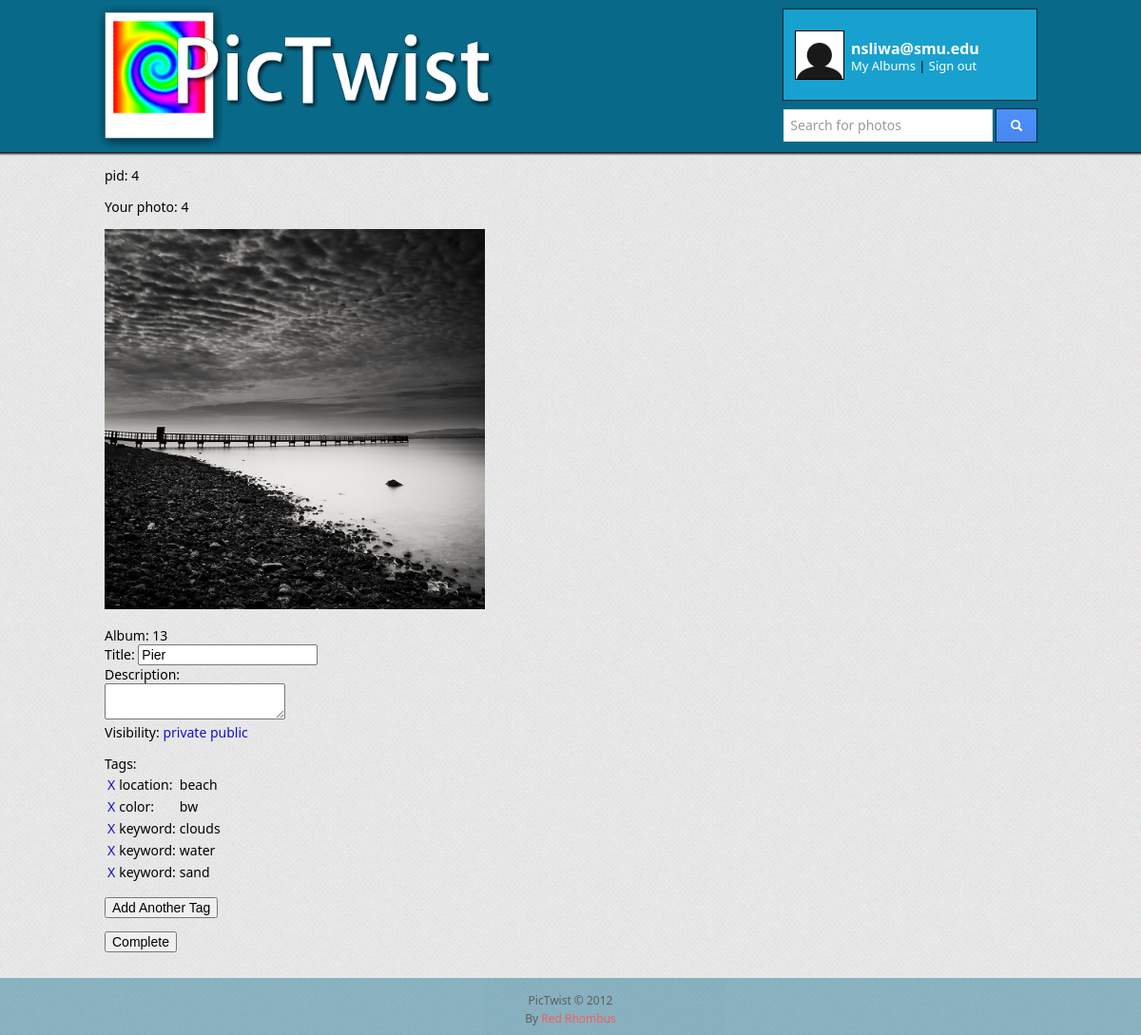
The app's page /edit.php?p_id=4&a_id=13 (signed in) with its own data.
### tables this page shows
CREATE TABLE photos(
  id INTEGER PRIMARY KEY AUTO_INCREMENT,
  title VARCHAR(255) DEFAULT "photo",
  description TEXT,
  path VARCHAR(255) NOT NULL,
  private BOOLEAN DEFAULT FALSE,
  views INTEGER DEFAULT 0,
  parent_photo_id INTEGER,
  album_id INTEGER NOT NULL,
  FOREIGN KEY (parent_photo_id) REFERENCES photos(id)
    ON UPDATE Cascade
    ON DELETE Cascade,
  FOREIGN KEY (album_id) REFERENCES albums(id)
    ON UPDATE Cascade
    ON DELETE Cascade,
  updated_at TIMESTAMP DEFAULT '0000-00-00 00:00:00',
  created_at TIMESTAMP DEFAULT '0000-00-00 00:00:00'
);

CREATE TABLE tags(
  id INTEGER PRIMARY KEY AUTO_INCREMENT,
  type VARCHAR(255) NOT NULL,
  text VARCHAR(255) NOT NULL,
  photo_id INTEGER NOT NULL,
  FOREIGN KEY (photo_id) REFERENCES photos(id)
    ON UPDATE Cascade
    ON DELETE Cascade,
  updated_at TIMESTAMP DEFAULT '0000-00-00 00:00:00',
  created_at TIMESTAMP DEFAULT '0000-00-00 00:00:00'
);

### edit.php (the view, shortened to what this page needs)
<?php INCLUDE 'include/head.php';?>
<?php INCLUDE 'photo.info.php';?>
<?php
    $upload = FALSE;
    if(isset($_REQUEST['p_path']) && isNotNull($_REQUEST['p_path']) && isNotNull($_REQUEST['a_id']))
    {
        $a_id = params('a_id');
        $pathname = params('p_path');
        $colors = getPhotoColors($pathname);
        $colors = array_unique($colors);
        $info = getPhotoInfo($pathname);
        $_SESSION['info'] = $info;
        $_SESSION['color'] = $colors;
        if(isset($_SESSION['parent']))
        {
            $query = "insert into photos(path, parent_photo_id, album_id) values('" . $pathname . "', " . $_SESSION['parent'] . ", " . $a_id . ");";
            unset($_SESSION['parent']);
        }
        else
        {
            $query = "insert into photos(path, album_id) values('" . $pathname . "', " . $a_id . ");";
        }
        $result = sql($query);
        if(!$result)
        {
            $_SESSION['error'] = 'Error! Your photo could not be uploaded. Please try again.';
            $_SESSION['redirect'] = $uploadURL;
            unlink($pathname);
            redirect($errorURL);
        }
        else
        {
            $query = "select id, album_id from photos where path = '".$pathname."';";
            $result_id = sql($query);
            if($row = mysql_fetch_array($result_id))
            {
                $p_id = $row['id'];
                $a_id = $row['album_id'];
            }
            $upload = TRUE;
        }
    }
    else if(isNotNull($_REQUEST['p_id']) && isNotNull($_REQUEST['a_id']))
    {
        $p_id = params('p_id');
        $a_id = params('a_id');
    }
    if(!isNotNull($p_id) || !isNotNull($a_id))
    {
        errorRedirect($upload, 'Error! Your photo could not be uploaded. Please try again.', $uploadURL);
        errorRedirect(!$upload, 'Error! You need to select a photo to edit.', $profileURL);
    }
    else
    {
        errorRedirect(!isOwner($p_id), "Error! You do not have permission to edit this photo!", $viewURL."?p_id=".$p_id."&a_id=".$a_id);
        $query = "select title, description, path, private, album_id from photos where id = ".$p_id.";";
        $result_photo = sql($query);
        while($row = mysql_fetch_array($result_photo))
        {
            $photo_title = $row['title'];
            $pathname = $row['path'];
            $album_id = $row['album_id'];
            $description = $row['description'];
        }
        $query = "select id, type, text from tags where photo_id = ".$p_id.";";
        $result_tags = sql($query);
    }
?>
<p>Your photo: <?php echo $p_id;?></p>
<form id="Insert" action="<?php echo $editHandlerURL.'?p_id='.$p_id.'&a_id='.$album_id; ?>" enctype="multipart/form-data" method="post">
    <div class="pic" >
        <img src="<?php echo $pathname;?>" alt="<?php echo $pathname;?>" width=400 height=400/>
        <p>
            Album: <?php echo $album_id ?> <br/>
            Title: <input type="text" name="title" value=<?php echo $photo_title;?>><br/>
            Description: <br/>
            <textarea type="textarea" name="description" value=<?php echo $description;?>></textarea><br/>
            Visibility:
            <a href="<?php echo $editHandlerURL.'?p_id='.$p_id.'&a_id='.$album_id.'&private=1'; ?>">private</a>
            <a href="<?php echo $editHandlerURL.'?p_id='.$p_id.'&a_id='.$album_id.'&private=0'; ?>">public</a>
        </p>
    </div>
    <div id="tagsFields">
        Tags: <br/>
        <table>
            <?php
                while($row = mysql_fetch_array($result_tags))
                {
                    echo '<tr>'
                        .'<td><a href='.$deleteTagURL.'?a_id='.$album_id.'&p_id='.$p_id.'&t_id='.$row['id'].'>X </a></td>'
                        .'<td>'.$row['type'].': </td>'
                        .'<td>'.$row['text'].'</td>'
                        .'</tr>';
                }
            ?>
        </table>
    </div>
    <input type="hidden" name="color[]" value="<?php print_r($colors);?>">
    <p>
        <input type="button" value="Add Another Tag" onclick="addTagField();">
    <p>
        <input type="submit" name="submit" value="Complete">
    </p>
</form>
<?php INCLUDE 'include/foot.php' ?>

### include/headCode.php (shortened to what this page needs)
<?php
  $relativeDirectory = str_replace(basename($_SERVER['PHP_SELF']), '', $_SERVER['PHP_SELF']);
  $baseURL = "http://" . $_SERVER['HTTP_HOST'] . $relativeDirectory;
  $editHandlerURL = $baseURL . 'edit.processor.php';
  $deleteTagURL = $baseURL . 'delete.tag.php';
  function sql($query){
    $result = mysql_query($query) or die (mysql_error());
    return $result;
  }
  function getCurrentUser(){
    if(isset($_SESSION['uid'])) { $uid = $_SESSION['uid']; }
    else { $uid = -1; $_SESSION['uid'] = $uid;}
    if(isset($_SESSION['email'])) { $email = $_SESSION['email']; }
    else { $email = "Visitor"; $_SESSION['email'] = $email;}
    if(isset($_SESSION['name'])) { $name = $_SESSION['name']; }
    else { $name = "Unknown"; $_SESSION['name'] = $name;}
    if(isset($_SESSION['admin'])) {$admin = $_SESSION['admin'];}
    else { $admin = FALSE; $_SESSION['admin'] = $admin;}
    $currentUser = array("username" => $email, "id" => $uid, "name" => $name, "admin" => $admin);
    return $currentUser;
  }
  function isOwner($photo_id)
  {
    $currentUser = getCurrentUser();
    $uid = $currentUser['id'];
    $query = "Select p.id FROM users u JOIN albums a JOIN photos p WHERE u.id=a.user_id AND a.id=p.album_id AND u.id=".$uid." AND p.id=".$photo_id.";";
    $result = sql($query);
    if($row = mysql_fetch_array($result))
    {
      echo "pid: " . $row['id'];
      if($row['id'] === $photo_id)
        {
      return TRUE;}
      else
        {
      return FALSE;}
    }
    return FALSE;
  }
  function isNotNull($var){
    if(isset($var) && $var != "")
      {return TRUE;}
    else
      {return FALSE;}
  }
  function escape($string){
    return mysql_real_escape_string(stripslashes($string));
  }
  function params($key){
    return $_REQUEST[$key] ? escape($_REQUEST[$key]) : null;
  }
?>

### styles/styles.css (style rules this page uses)
body { background-image: url('../img/bg.png'); margin: 0px; font-family: 'Segoe UI', Helvetica, Arial, sans-serif; font-size: 14px; }
html, body { height: 100%; }
a { text-decoration: none; color: #11c; }

### records on screen
photos: id "4", path (picture), album "13", title "Pier"
tags: type "location", text "beach"
tags: type "color", text "bw"
tags: type "keyword", text "clouds"
tags: type "keyword", text "water"
tags: type "keyword", text "sand"

### other values on screen
$currentUser['username'] "nsliwa@smu.edu"
$p_id "4"
